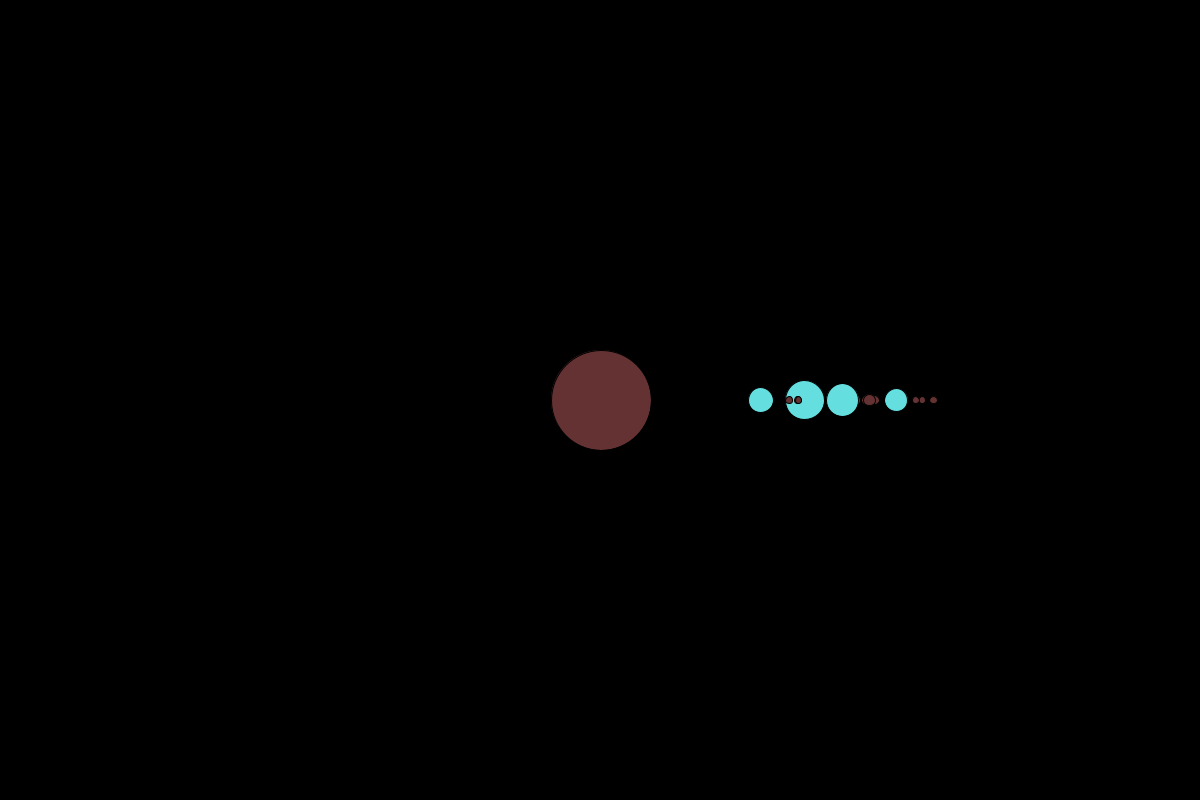
Frame 1 (no input)
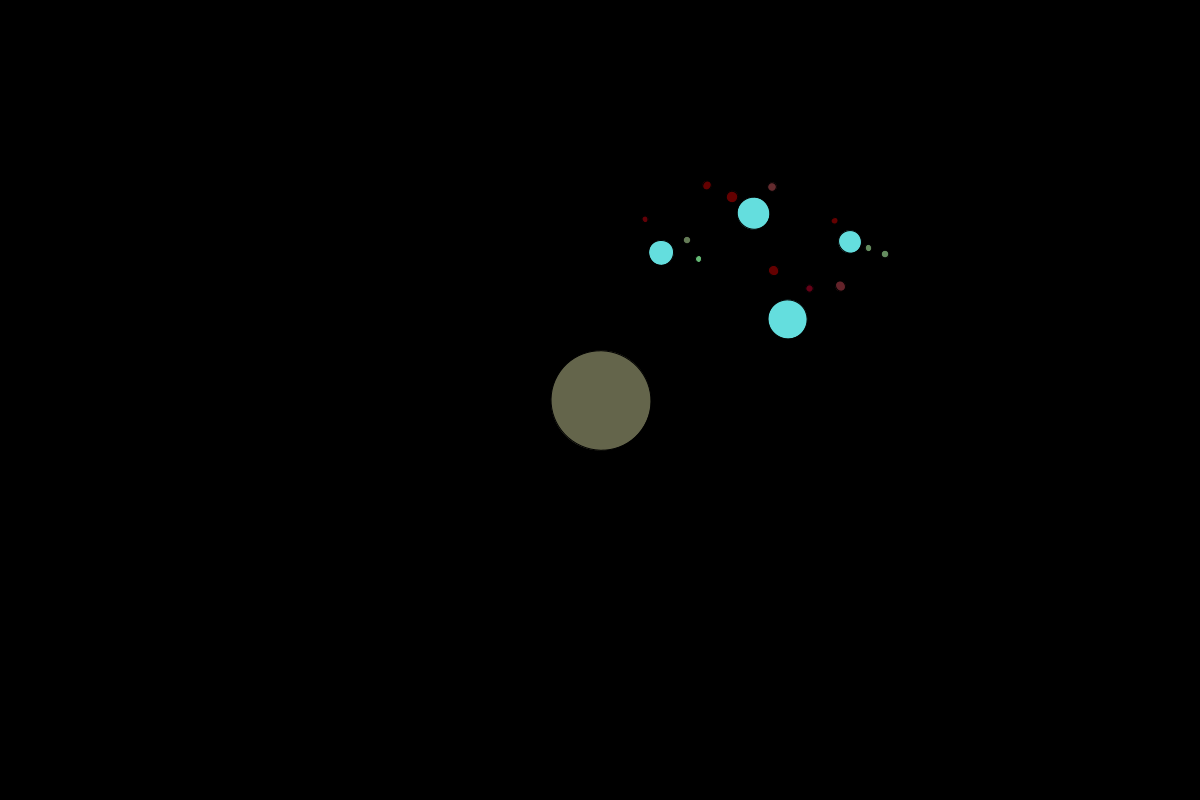
Frame 60 (the mouse pressed at the canvas centre just before this capture)
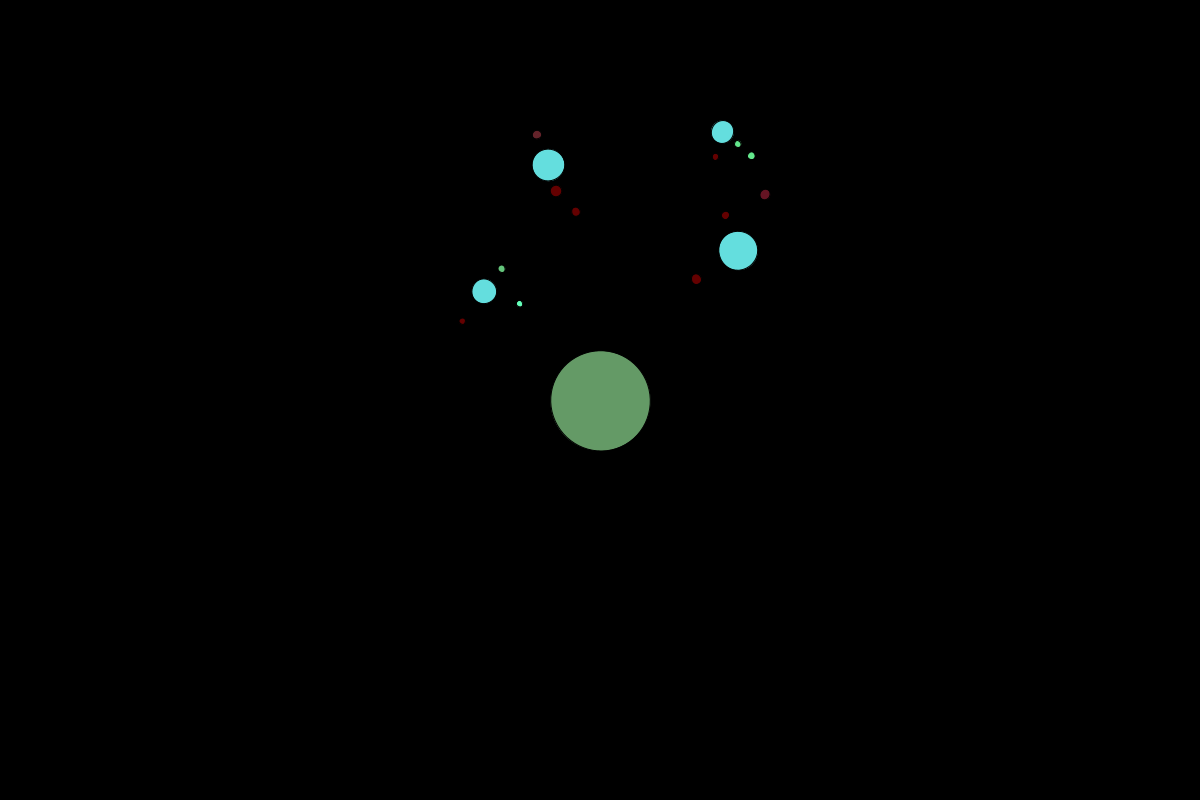
Frame 120 (the mouse held since frame 60 and released just before this capture)

The Processing sketch that drew these frames (run headless with seeded random() and noise(); from frame 60 on, the mouse is pressed at the canvas centre):

// Processing sketch: ukladplanetarny
// ── ukladplanetarny.pde
Planet sun;
void setup()
{
  size(1200,800);
  sun=new Planet(100,1,1);
   sun.spawnMoons(4);
}
void draw()
{
 
  background(0);
  
  translate(width/2,height/2);
  sun.show();
  sun.orbit();
 
}

// ── planet.pde
class Planet
{
  float angle;
  float s;
  int l;
  float orbitSpeed;
  float d;
  float force;
  Planet moons[];
  Planet(float size,float distance,int level)
  {
    s=size;
    d=distance;
    orbitSpeed=random(-0.03,0.03);
    l=level;
    
   // force=(0.001*s)/(d*d);
  }
  
  void show()
  {
    
    
    pushMatrix();
    rotate(angle);
    translate(d,0);
   // fill(255,100);
    //float z=20+angle*200;
    float y=50+angle*50;
    float x=50+angle*100;
    println(l);
    if(l==2)
    {
      x=222;y=222;
    }
     fill(100,x,y);
    strokeWeight(1);
    ellipse(0,0,s,s);
   if(moons!=null)
    {
      for(int i=0 ; i<moons.length;i++)
         moons[i].show();
    }
    popMatrix();
  }
  void spawnMoons(int total)
  {
    
      moons=new Planet[total];
           for(int i=0;i<moons.length;i++)
           {         
           float dist=random(s,s*3.5);
           float promien=s*random(0.2,0.4);
           moons[i]=new Planet(promien,(dist+s)/(l*1.3),l+1);
           if(l<2)
            moons[i].spawnMoons(3);
           }
  }
  void orbit()
  {
    
    angle=(angle+orbitSpeed);
   
    
    if(moons!=null)
    for(int i=0;i<moons.length;i++)
    {
     moons[i].orbit();
     // translate(-force,0);
    }
    
  }
  
}
